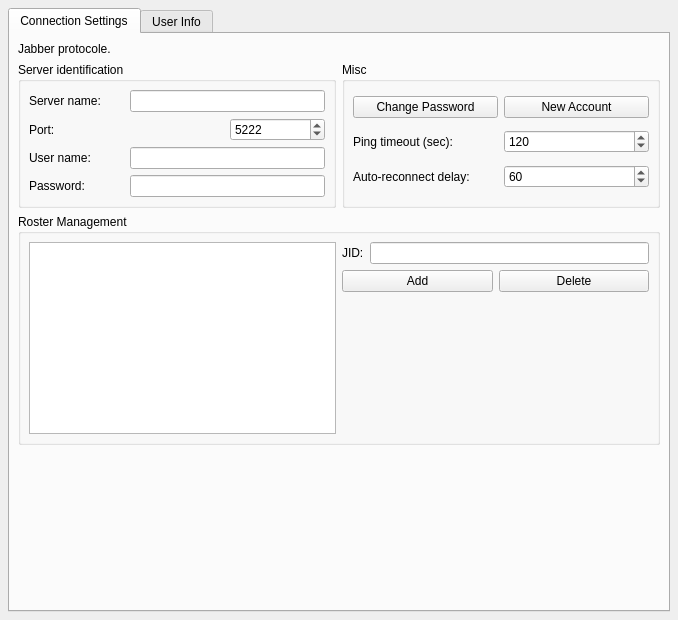
<ui version="4.0" >
 <author></author>
 <comment></comment>
 <exportmacro></exportmacro>
 <class>RzxJabberProp</class>
 <widget class="QWidget" name="RzxJabberProp" >
  <property name="geometry" >
   <rect>
    <x>0</x>
    <y>0</y>
    <width>564</width>
    <height>620</height>
   </rect>
  </property>
  <property name="windowTitle" >
   <string>Form</string>
  </property>
  <layout class="QGridLayout" >
   <property name="margin" >
    <number>8</number>
   </property>
   <property name="spacing" >
    <number>6</number>
   </property>
   <item row="0" column="0" >
    <widget class="QTabWidget" name="tabWidget" >
     <widget class="QWidget" name="tab" >
      <attribute name="title" >
       <string>Connection Settings</string>
      </attribute>
      <layout class="QGridLayout" >
       <property name="margin" >
        <number>8</number>
       </property>
       <property name="spacing" >
        <number>6</number>
       </property>
       <item row="3" column="0" colspan="2" >
        <spacer>
         <property name="orientation" >
          <enum>Qt::Vertical</enum>
         </property>
         <property name="sizeHint" >
          <size>
           <width>642</width>
           <height>81</height>
          </size>
         </property>
        </spacer>
       </item>
       <item row="2" column="0" colspan="2" >
        <widget class="QGroupBox" name="groupBox" >
         <property name="title" >
          <string>Roster Management</string>
         </property>
         <layout class="QGridLayout" >
          <property name="margin" >
           <number>8</number>
          </property>
          <property name="spacing" >
           <number>6</number>
          </property>
          <item row="2" column="1" >
           <spacer>
            <property name="orientation" >
             <enum>Qt::Vertical</enum>
            </property>
            <property name="sizeHint" >
             <size>
              <width>261</width>
              <height>51</height>
             </size>
            </property>
           </spacer>
          </item>
          <item row="0" column="1" >
           <layout class="QGridLayout" >
            <property name="margin" >
             <number>0</number>
            </property>
            <property name="spacing" >
             <number>6</number>
            </property>
            <item row="0" column="1" >
             <widget class="QLineEdit" name="rosterEdit" />
            </item>
            <item row="0" column="0" >
             <widget class="QLabel" name="label" >
              <property name="text" >
               <string>JID:</string>
              </property>
             </widget>
            </item>
           </layout>
          </item>
          <item row="1" column="1" >
           <layout class="QGridLayout" >
            <property name="margin" >
             <number>0</number>
            </property>
            <property name="spacing" >
             <number>6</number>
            </property>
            <item row="0" column="1" >
             <widget class="QPushButton" name="rosterDeleteButton" >
              <property name="text" >
               <string>Delete</string>
              </property>
             </widget>
            </item>
            <item row="0" column="0" >
             <widget class="QPushButton" name="rosterAddButton" >
              <property name="text" >
               <string>Add</string>
              </property>
             </widget>
            </item>
           </layout>
          </item>
          <item rowspan="3" row="0" column="0" >
           <widget class="QListWidget" name="rosterList" />
          </item>
         </layout>
         <widget class="QWidget" name="widget" >
          <property name="geometry" >
           <rect>
            <x>324</x>
            <y>28</y>
            <width>307</width>
            <height>191</height>
           </rect>
          </property>
         </widget>
        </widget>
       </item>
       <item row="1" column="1" >
        <widget class="QGroupBox" name="grpReconnect" >
         <property name="sizePolicy" >
          <sizepolicy>
           <hsizetype>3</hsizetype>
           <vsizetype>5</vsizetype>
           <horstretch>0</horstretch>
           <verstretch>0</verstretch>
          </sizepolicy>
         </property>
         <property name="whatsThis" >
          <string>&lt;h3>Reconnection&lt;/h3>&lt;p>Defines the parameters of the reconnection.&lt;p>&lt;p>You shouldn't have to modify this values&lt;/p></string>
         </property>
         <property name="title" >
          <string>Misc</string>
         </property>
         <layout class="QGridLayout" >
          <property name="margin" >
           <number>8</number>
          </property>
          <property name="spacing" >
           <number>6</number>
          </property>
          <item row="2" column="1" >
           <widget class="QSpinBox" name="reconnection" >
            <property name="maximum" >
             <number>32768</number>
            </property>
            <property name="minimum" >
             <number>30</number>
            </property>
            <property name="value" >
             <number>60</number>
            </property>
           </widget>
          </item>
          <item row="2" column="0" >
           <widget class="QLabel" name="lblReconnection" >
            <property name="text" >
             <string>Auto-reconnect delay:</string>
            </property>
            <property name="textFormat" >
             <enum>Qt::PlainText</enum>
            </property>
            <property name="buddy" >
             <cstring>reconnection</cstring>
            </property>
           </widget>
          </item>
          <item row="1" column="1" >
           <widget class="QSpinBox" name="ping_timeout" >
            <property name="maximum" >
             <number>32768</number>
            </property>
            <property name="value" >
             <number>120</number>
            </property>
           </widget>
          </item>
          <item row="1" column="0" >
           <widget class="QLabel" name="lblPingTimeout" >
            <property name="text" >
             <string>Ping timeout (sec):</string>
            </property>
            <property name="textFormat" >
             <enum>Qt::PlainText</enum>
            </property>
            <property name="buddy" >
             <cstring>ping_timeout</cstring>
            </property>
           </widget>
          </item>
          <item row="0" column="0" >
           <widget class="QPushButton" name="btnChangePass" >
            <property name="text" >
             <string>Change Password</string>
            </property>
           </widget>
          </item>
          <item row="0" column="1" >
           <widget class="QPushButton" name="btnNewAccount" >
            <property name="text" >
             <string>New Account</string>
            </property>
           </widget>
          </item>
         </layout>
        </widget>
       </item>
       <item row="1" column="0" >
        <widget class="QGroupBox" name="grpComm" >
         <property name="sizePolicy" >
          <sizepolicy>
           <hsizetype>3</hsizetype>
           <vsizetype>5</vsizetype>
           <horstretch>0</horstretch>
           <verstretch>0</verstretch>
          </sizepolicy>
         </property>
         <property name="title" >
          <string>Server identification</string>
         </property>
         <layout class="QGridLayout" >
          <property name="margin" >
           <number>8</number>
          </property>
          <property name="spacing" >
           <number>6</number>
          </property>
          <item row="1" column="0" colspan="2" >
           <widget class="QLabel" name="lblServerport" >
            <property name="sizePolicy" >
             <sizepolicy>
              <hsizetype>3</hsizetype>
              <vsizetype>1</vsizetype>
              <horstretch>0</horstretch>
              <verstretch>0</verstretch>
             </sizepolicy>
            </property>
            <property name="text" >
             <string>Port:</string>
            </property>
            <property name="textFormat" >
             <enum>Qt::PlainText</enum>
            </property>
            <property name="buddy" >
             <cstring>server_port</cstring>
            </property>
           </widget>
          </item>
          <item row="3" column="1" colspan="2" >
           <widget class="QLineEdit" name="pass" >
            <property name="sizePolicy" >
             <sizepolicy>
              <hsizetype>3</hsizetype>
              <vsizetype>0</vsizetype>
              <horstretch>0</horstretch>
              <verstretch>0</verstretch>
             </sizepolicy>
            </property>
            <property name="whatsThis" >
             <string>&lt;h3>Server&lt;/h3>&lt;p>Define the address of the xnetserver&lt;/p></string>
            </property>
            <property name="echoMode" >
             <enum>QLineEdit::Password</enum>
            </property>
            <property name="cursorPosition" >
             <number>0</number>
            </property>
           </widget>
          </item>
          <item row="2" column="1" colspan="2" >
           <widget class="QLineEdit" name="user" >
            <property name="sizePolicy" >
             <sizepolicy>
              <hsizetype>3</hsizetype>
              <vsizetype>0</vsizetype>
              <horstretch>0</horstretch>
              <verstretch>0</verstretch>
             </sizepolicy>
            </property>
            <property name="whatsThis" >
             <string>&lt;h3>Server&lt;/h3>&lt;p>Define the address of the xnetserver&lt;/p></string>
            </property>
            <property name="cursorPosition" >
             <number>0</number>
            </property>
           </widget>
          </item>
          <item row="3" column="0" >
           <widget class="QLabel" name="lblServername_2_2" >
            <property name="text" >
             <string>Password:</string>
            </property>
            <property name="textFormat" >
             <enum>Qt::PlainText</enum>
            </property>
            <property name="buddy" >
             <cstring>server_name</cstring>
            </property>
           </widget>
          </item>
          <item row="2" column="0" >
           <widget class="QLabel" name="lblServername_2" >
            <property name="text" >
             <string>User name:</string>
            </property>
            <property name="textFormat" >
             <enum>Qt::PlainText</enum>
            </property>
            <property name="buddy" >
             <cstring>server_name</cstring>
            </property>
           </widget>
          </item>
          <item row="0" column="0" >
           <widget class="QLabel" name="lblServername" >
            <property name="text" >
             <string>Server name:</string>
            </property>
            <property name="textFormat" >
             <enum>Qt::PlainText</enum>
            </property>
            <property name="buddy" >
             <cstring>server_name</cstring>
            </property>
           </widget>
          </item>
          <item row="0" column="1" colspan="2" >
           <widget class="QLineEdit" name="server_name" >
            <property name="sizePolicy" >
             <sizepolicy>
              <hsizetype>3</hsizetype>
              <vsizetype>0</vsizetype>
              <horstretch>0</horstretch>
              <verstretch>0</verstretch>
             </sizepolicy>
            </property>
            <property name="whatsThis" >
             <string>&lt;h3>Server&lt;/h3>&lt;p>Define the address of the xnetserver&lt;/p></string>
            </property>
            <property name="cursorPosition" >
             <number>0</number>
            </property>
           </widget>
          </item>
          <item row="1" column="2" >
           <widget class="QSpinBox" name="server_port" >
            <property name="toolTip" >
             <string>&lt;h3>Port&lt;/h3>&lt;p>Defines the port to connect to on the xnetserver&lt;/p>&lt;p>You shouldn't have to modify this value&lt;/p></string>
            </property>
            <property name="maximum" >
             <number>32768</number>
            </property>
            <property name="value" >
             <number>5222</number>
            </property>
           </widget>
          </item>
         </layout>
        </widget>
       </item>
       <item row="0" column="0" >
        <widget class="QLabel" name="lblInfo" >
         <property name="text" >
          <string>Jabber protocole.</string>
         </property>
         <property name="wordWrap" >
          <bool>true</bool>
         </property>
        </widget>
       </item>
      </layout>
     </widget>
     <widget class="QWidget" name="tab" >
      <attribute name="title" >
       <string>User Info</string>
      </attribute>
      <layout class="QGridLayout" >
       <property name="margin" >
        <number>8</number>
       </property>
       <property name="spacing" >
        <number>6</number>
       </property>
       <item row="3" column="0" >
        <layout class="QGridLayout" >
         <property name="margin" >
          <number>0</number>
         </property>
         <property name="spacing" >
          <number>6</number>
         </property>
         <item row="0" column="1" >
          <widget class="QPushButton" name="getButton" >
           <property name="text" >
            <string>Retrieve</string>
           </property>
          </widget>
         </item>
         <item row="0" column="0" >
          <spacer>
           <property name="orientation" >
            <enum>Qt::Horizontal</enum>
           </property>
           <property name="sizeHint" >
            <size>
             <width>40</width>
             <height>20</height>
            </size>
           </property>
          </spacer>
         </item>
         <item row="0" column="2" >
          <widget class="QPushButton" name="setButton" >
           <property name="text" >
            <string>Send</string>
           </property>
          </widget>
         </item>
        </layout>
       </item>
       <item row="2" column="0" >
        <widget class="QGroupBox" name="groupBox_3_2" >
         <property name="title" >
          <string>Organisation</string>
         </property>
         <layout class="QGridLayout" >
          <property name="margin" >
           <number>8</number>
          </property>
          <property name="spacing" >
           <number>6</number>
          </property>
          <item row="1" column="0" >
           <widget class="QLabel" name="label_5" >
            <property name="text" >
             <string>&lt;html>&lt;head>&lt;meta name="qrichtext" content="1" />&lt;/head>&lt;body style=" white-space: pre-wrap; font-family:Sans Serif; font-weight:400; font-style:normal; text-decoration:none;">&lt;p style=" margin-top:0px; margin-bottom:0px; margin-left:0px; margin-right:0px; -qt-block-indent:0; text-indent:0px;">Unit:&lt;/p>&lt;/body>&lt;/html></string>
            </property>
           </widget>
          </item>
          <item row="0" column="0" >
           <widget class="QLabel" name="label_4" >
            <property name="text" >
             <string>&lt;html>&lt;head>&lt;meta name="qrichtext" content="1" />&lt;/head>&lt;body style=" white-space: pre-wrap; font-family:Sans Serif; font-weight:400; font-style:normal; text-decoration:none;">&lt;p style=" margin-top:0px; margin-bottom:0px; margin-left:0px; margin-right:0px; -qt-block-indent:0; text-indent:0px;">Name:&lt;/p>&lt;/body>&lt;/html></string>
            </property>
           </widget>
          </item>
          <item row="1" column="1" >
           <widget class="QLineEdit" name="propOrgUnit" />
          </item>
          <item row="0" column="1" >
           <widget class="QLineEdit" name="propOrgName" />
          </item>
         </layout>
        </widget>
       </item>
       <item row="0" column="0" >
        <widget class="QGroupBox" name="groupBox_2" >
         <property name="title" >
          <string>General</string>
         </property>
         <layout class="QGridLayout" >
          <property name="margin" >
           <number>8</number>
          </property>
          <property name="spacing" >
           <number>6</number>
          </property>
          <item row="2" column="1" >
           <widget class="QLineEdit" name="propBirthday" />
          </item>
          <item row="5" column="0" >
           <widget class="QLabel" name="label_2_2_2_2" >
            <property name="text" >
             <string>&lt;html>&lt;head>&lt;meta name="qrichtext" content="1" />&lt;/head>&lt;body style=" white-space: pre-wrap; font-family:Sans Serif; font-weight:400; font-style:normal; text-decoration:none;">&lt;p style=" margin-top:0px; margin-bottom:0px; margin-left:0px; margin-right:0px; -qt-block-indent:0; text-indent:0px;">Phone:&lt;/p>&lt;/body>&lt;/html></string>
            </property>
           </widget>
          </item>
          <item row="4" column="0" >
           <widget class="QLabel" name="label_2_2_2_2_2" >
            <property name="text" >
             <string>&lt;html>&lt;head>&lt;meta name="qrichtext" content="1" />&lt;/head>&lt;body style=" white-space: pre-wrap; font-family:Sans Serif; font-weight:400; font-style:normal; text-decoration:none;">&lt;p style=" margin-top:0px; margin-bottom:0px; margin-left:0px; margin-right:0px; -qt-block-indent:0; text-indent:0px;">Website:&lt;/p>&lt;/body>&lt;/html></string>
            </property>
           </widget>
          </item>
          <item row="4" column="1" >
           <widget class="QLineEdit" name="propWebsite" />
          </item>
          <item row="0" column="0" >
           <widget class="QLabel" name="label_2" >
            <property name="text" >
             <string>&lt;html>&lt;head>&lt;meta name="qrichtext" content="1" />&lt;/head>&lt;body style=" white-space: pre-wrap; font-family:Sans Serif; font-weight:400; font-style:normal; text-decoration:none;">&lt;p style=" margin-top:0px; margin-bottom:0px; margin-left:0px; margin-right:0px; -qt-block-indent:0; text-indent:0px;">Full Name:&lt;/p>&lt;/body>&lt;/html></string>
            </property>
           </widget>
          </item>
          <item row="3" column="1" >
           <widget class="QLineEdit" name="propEmail" />
          </item>
          <item row="0" column="1" >
           <widget class="QLineEdit" name="propName" />
          </item>
          <item row="1" column="1" >
           <widget class="QLineEdit" name="propNick" />
          </item>
          <item row="5" column="1" >
           <widget class="QLineEdit" name="propPhone" />
          </item>
          <item row="1" column="0" >
           <widget class="QLabel" name="label_2_2" >
            <property name="text" >
             <string>&lt;html>&lt;head>&lt;meta name="qrichtext" content="1" />&lt;/head>&lt;body style=" white-space: pre-wrap; font-family:Sans Serif; font-weight:400; font-style:normal; text-decoration:none;">&lt;p style=" margin-top:0px; margin-bottom:0px; margin-left:0px; margin-right:0px; -qt-block-indent:0; text-indent:0px;">Nickname:&lt;/p>&lt;/body>&lt;/html></string>
            </property>
           </widget>
          </item>
          <item row="2" column="0" >
           <widget class="QLabel" name="label_2_2_2_2_2_2" >
            <property name="text" >
             <string>&lt;html>&lt;head>&lt;meta name="qrichtext" content="1" />&lt;/head>&lt;body style=" white-space: pre-wrap; font-family:Sans Serif; font-weight:400; font-style:normal; text-decoration:none;">&lt;p style=" margin-top:0px; margin-bottom:0px; margin-left:0px; margin-right:0px; -qt-block-indent:0; text-indent:0px;">Birthday:&lt;/p>&lt;/body>&lt;/html></string>
            </property>
           </widget>
          </item>
          <item row="3" column="0" >
           <widget class="QLabel" name="label_2_2_2" >
            <property name="text" >
             <string>&lt;html>&lt;head>&lt;meta name="qrichtext" content="1" />&lt;/head>&lt;body style=" white-space: pre-wrap; font-family:Sans Serif; font-weight:400; font-style:normal; text-decoration:none;">&lt;p style=" margin-top:0px; margin-bottom:0px; margin-left:0px; margin-right:0px; -qt-block-indent:0; text-indent:0px;">Email:&lt;/p>&lt;/body>&lt;/html></string>
            </property>
           </widget>
          </item>
         </layout>
        </widget>
       </item>
       <item row="1" column="0" >
        <widget class="QGroupBox" name="groupBox_3" >
         <property name="title" >
          <string>Address</string>
         </property>
         <layout class="QGridLayout" >
          <property name="margin" >
           <number>8</number>
          </property>
          <property name="spacing" >
           <number>6</number>
          </property>
          <item row="4" column="1" >
           <widget class="QLineEdit" name="propCountry" />
          </item>
          <item row="4" column="0" >
           <widget class="QLabel" name="label_3_2_2_2_2" >
            <property name="text" >
             <string>&lt;html>&lt;head>&lt;meta name="qrichtext" content="1" />&lt;/head>&lt;body style=" white-space: pre-wrap; font-family:Sans Serif; font-weight:400; font-style:normal; text-decoration:none;">&lt;p style=" margin-top:0px; margin-bottom:0px; margin-left:0px; margin-right:0px; -qt-block-indent:0; text-indent:0px;">Country:&lt;/p>&lt;/body>&lt;/html></string>
            </property>
           </widget>
          </item>
          <item row="3" column="0" >
           <widget class="QLabel" name="label_3_2_2_2" >
            <property name="text" >
             <string>&lt;html>&lt;head>&lt;meta name="qrichtext" content="1" />&lt;/head>&lt;body style=" white-space: pre-wrap; font-family:Sans Serif; font-weight:400; font-style:normal; text-decoration:none;">&lt;p style=" margin-top:0px; margin-bottom:0px; margin-left:0px; margin-right:0px; -qt-block-indent:0; text-indent:0px;">Post Code:&lt;/p>&lt;/body>&lt;/html></string>
            </property>
           </widget>
          </item>
          <item row="3" column="1" >
           <widget class="QLineEdit" name="propPostCode" />
          </item>
          <item row="2" column="1" >
           <widget class="QLineEdit" name="propRegion" />
          </item>
          <item row="2" column="0" >
           <widget class="QLabel" name="label_3_2_2" >
            <property name="text" >
             <string>&lt;html>&lt;head>&lt;meta name="qrichtext" content="1" />&lt;/head>&lt;body style=" white-space: pre-wrap; font-family:Sans Serif; font-weight:400; font-style:normal; text-decoration:none;">&lt;p style=" margin-top:0px; margin-bottom:0px; margin-left:0px; margin-right:0px; -qt-block-indent:0; text-indent:0px;">Region:&lt;/p>&lt;/body>&lt;/html></string>
            </property>
           </widget>
          </item>
          <item row="1" column="0" >
           <widget class="QLabel" name="label_3_2" >
            <property name="text" >
             <string>&lt;html>&lt;head>&lt;meta name="qrichtext" content="1" />&lt;/head>&lt;body style=" white-space: pre-wrap; font-family:Sans Serif; font-weight:400; font-style:normal; text-decoration:none;">&lt;p style=" margin-top:0px; margin-bottom:0px; margin-left:0px; margin-right:0px; -qt-block-indent:0; text-indent:0px;">City:&lt;/p>&lt;/body>&lt;/html></string>
            </property>
           </widget>
          </item>
          <item row="1" column="1" >
           <widget class="QLineEdit" name="propCity" />
          </item>
          <item row="0" column="1" >
           <widget class="QLineEdit" name="propStreet" />
          </item>
          <item row="0" column="0" >
           <widget class="QLabel" name="label_3" >
            <property name="text" >
             <string>&lt;html>&lt;head>&lt;meta name="qrichtext" content="1" />&lt;/head>&lt;body style=" white-space: pre-wrap; font-family:Sans Serif; font-weight:400; font-style:normal; text-decoration:none;">&lt;p style=" margin-top:0px; margin-bottom:0px; margin-left:0px; margin-right:0px; -qt-block-indent:0; text-indent:0px;">Street:&lt;/p>&lt;/body>&lt;/html></string>
            </property>
           </widget>
          </item>
         </layout>
        </widget>
       </item>
      </layout>
     </widget>
    </widget>
   </item>
  </layout>
 </widget>
 <pixmapfunction></pixmapfunction>
 <resources/>
 <connections/>
</ui>
